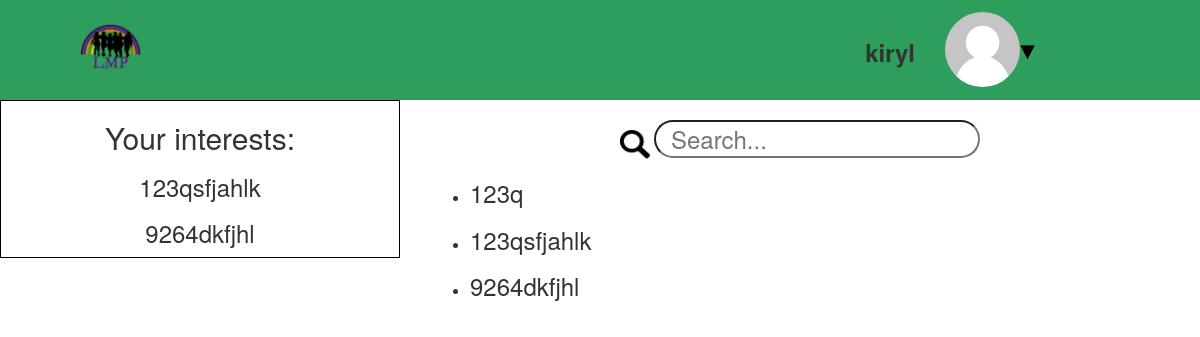
The app's page / (signed in) with its own data.
### interests/models.py (models this page shows, shortened)
class Interest(models.Model):
	name = models.CharField(max_length=100)
	description = models.TextField(blank=True)
	users = models.ManyToManyField(User)

### default/views.py (the view)
# urls.py: url(r'^$', views.home, name='home'),
def home(request):
	interests_list = Interest.objects.order_by('name')
	user_interests_list = Interest.objects.filter(users=request.user).order_by('name')
	context = {
		'interests': interests_list,
		'user_interests': user_interests_list
	}
	return render(request, 'default/home.html', context)

### default/templates/default/home.html (shortened to what this page needs)
{% extends 'base.html' %}
{% load static %}
{% block content %}
	{% if user.is_authenticated %}
		<div class="container-fluid text-center">
			<div class="row">
				<div id="navbar" class="col-lg-12">
					<div class="col-lg-2">
						<img class="logo" src="{% static 'images/logo.png' %}" alt="">
					</div>
					<div class="col-lg-6">
					</div>
					<div class="col-lg-4">
						<div class="col-lg-4 text-right">
							<div class="username">{{ user.username }}</div>
						</div>
						<div class="col-lg-2">
							{% if user.userprofile.avatar == '' %}
								<img class="avatar" src="{% static 'images/default_avatar.png' %}" alt="">
							{% else %}
								<img class="avatar" src="/media/{{ user.userprofile.avatar }}" alt="">
							{% endif %}
						</div>
						<div class="col-lg-6 text-left dropdown">
 							<img class="dropbtn" src="{% static 'images/triangle.png' %}" alt="">
						</div>
					</div>
				</div>
				<div class="col-lg-4 user-interests">
					<h2>Your interests:</h2>
					{% if user_interests %}
						{% for item in user_interests %}
							<h3>{{ item.name }}</h3>
						{% endfor %}
					{% endif %}
				</div>
				<div class="col-lg-8">
 					<div id="search-bar">
						<img src="{% static 'images/search-loop.png' %}" alt="">
						<input type="text" id="search-box" onkeyup="myFunction()" name="serach" placeholder="Search...">
					</div>
					<div class="col-lg-12 text-left">
						{% if interests %}
							<ul id="myUL">
							{% for item in interests %}
								<li><h3>{{ item.name }}</h3></li>
							{% endfor %}
							</ul>
						{% endif %}
					</div>
				</div>
			</div>
		</div>
	{% endif %}
{% endblock %}

### static/css/global.css (style rules this page uses)
html, body { height: 100%; }
#navbar { background-color: #2e9e5c; height: 100px; }
.logo { width: 60%; }
.avatar { margin-top: 12px; height: 75px; width: 75px; -webkit-border-radius: 50%; -moz-border-radius: 50%; border-radius: 50%; }
.username { font-size: 24px; font-weight: 600; margin-top: 35px; }
.dropbtn { margin-top: 45px; margin-left: 15px; cursor: pointer; width: 15px; height: 15px; }
.dropdown { position: relative; display: inline-block; }
.user-interests { border: solid 1px #000; }
#search-bar { margin-top: 20px; }
#search-bar > img { width: 30px; height: 30px; }
#search-bar > input { font-size: 24px; padding: 0 15px; -webkit-border-radius: 25px; -moz-border-radius: 25px; border-radius: 25px; }

### records on screen
Interest: name "123qsfjahlk"
Interest: name "9264dkfjhl"
Interest: name "123q"

### other values on screen
{{ user.username }} "kiryl"
